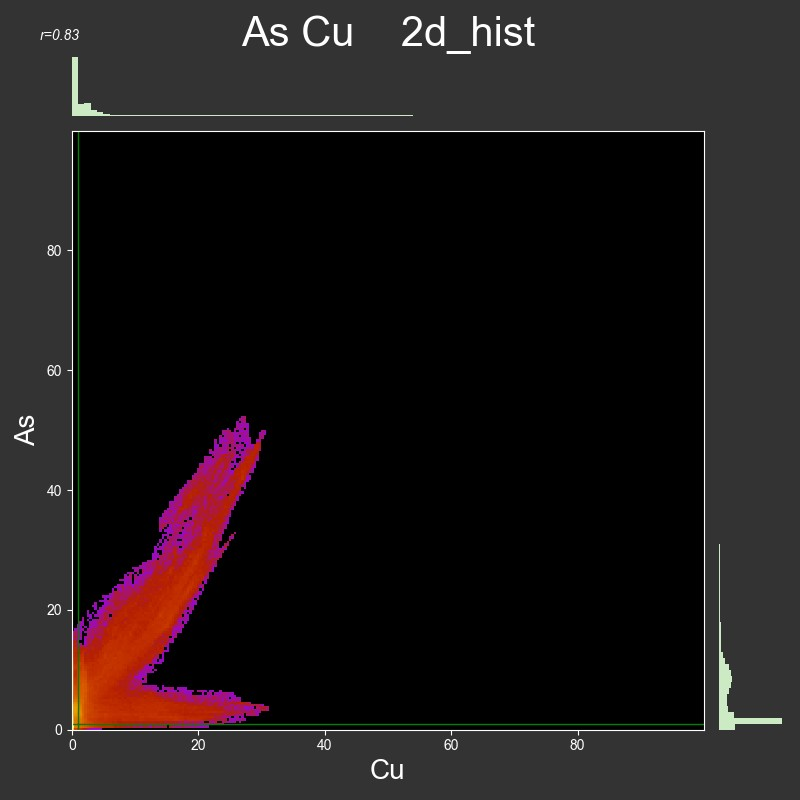
#> input picture sample/As_Cu.jpg, 800 x 800 px; its folder holds only this picture in this run
$ python corr_matrix.py
#> lines starting #> are read from the running program, lines starting #| are printed output that depends on the picture
from sys import argv
from pathlib import Path
import time
import logging

from imageio import imread
from skimage import img_as_float
import matplotlib.pyplot as plt
import seaborn as sns
import pandas as pd
from scipy.ndimage.filters import gaussian_filter


CFG = {
            'blur_sigma': 2,
            'in_file_mask':'*.jpg',
            'excluded' : ("VIS", "Video 1", "mosaic", "parameters", "p", "Rh", "Rh-KA1", "Rh-LA1", "U"),
        }


def corrdot(*args, **kwargs):
    corr_r = args[0].corr(args[1], 'pearson')
    corr_text = f"{corr_r:2.2f}".replace("0.", ".")
    ax = plt.gca()
    ax.set_axis_off()
    marker_size = abs(corr_r) * 10000
    ax.scatter([.5], [.5], marker_size, [corr_r], alpha=0.6, cmap="coolwarm",
               vmin=-1, vmax=1, transform=ax.transAxes)
    font_size = abs(corr_r) * 40 + 5
    ax.annotate(corr_text, [.5, .5,],  xycoords="axes fraction",
                ha='center', va='center', fontsize=font_size)

def load_image(fp):
    ''' load image from fp and return numpy float array (0..1) '''
    fp = Path(fp)
    if fp.suffix == ".txt":
        im = np.loadtxt(fp, dtype=np.uint16, delimiter=";")
    else:
        im = imread(fp)
#> im is the input picture: shape (800, 800, 3); mean R, G, B 30.4, 25.1, 25.5
    return img_as_float(im)


def image_array(fpath, blur_sigma=0):
    '''Load and preprocess image as numpy array, cache images for fast reuse.'''

    im = load_image(fpath)

    if im.ndim > 2: # if RGB or RGBA, use only first channel
        im = im[:,:,0]
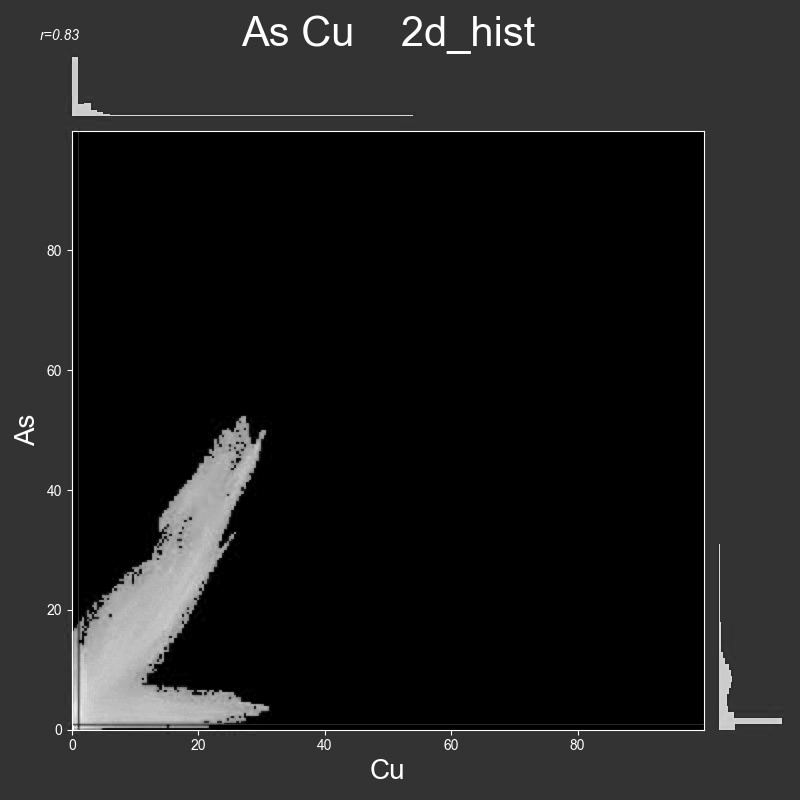
#> im: shape (800, 800) float64; min 0, max 1, mean 0.119

    im =  gaussian_filter(im, blur_sigma)
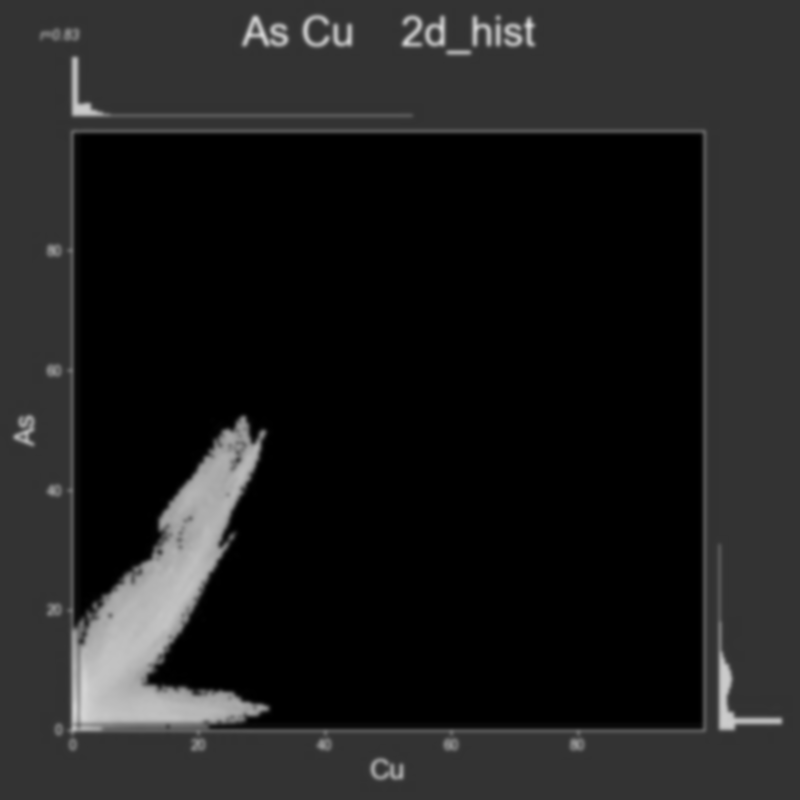
#> im: shape (800, 800) float64; min 0, max 0.852, mean 0.119

    return im


def main():

    start_time = time.time()

    # get root dir from command line or use default
    root = argv[1] if len(argv) > 1 else "sample"

    # get all files in root dir
    root = Path(root)
    fs = sorted(list(root.glob(CFG["in_file_mask"])))
    fs = [f for f in fs if f.stem not in CFG["excluded"]]
    print("load data")
    data = {f.stem : image_array(f, blur_sigma=2).ravel() for f in fs}
#> data = 1 item
    df = pd.DataFrame(data)
#> df = table of 640000 rows and 1 columns


    sns.set(style='white', font_scale=1.6)
    print("pairgrid")
    g = sns.PairGrid(df, aspect=1, diag_sharey=False)
    print("lower")
    g.map_lower(sns.scatterplot, size=1)
    print("diag")
    g.map_diag(sns.histplot, kde_kws={'color': 'black'})
    print("upper")
    g.map_upper(corrdot)
    g.set(yticks=[])
    g.set(xticks=[])
    logging.info(f"Done in {time.time()-start_time:.2f} s")

main()
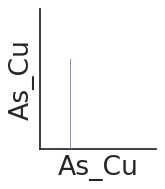
#> figure drawn by matplotlib, 1 panel

$ run again, on sample/Ca.jpg
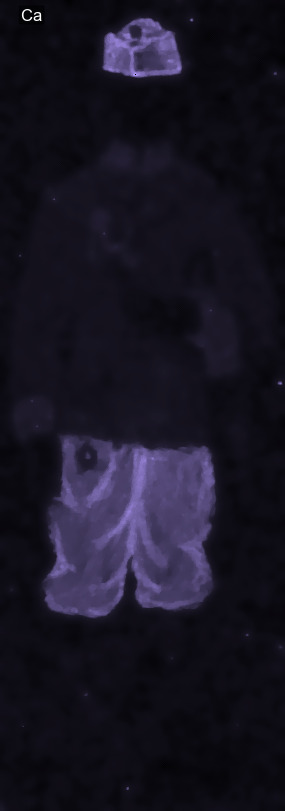
#> input picture sample/Ca.jpg, 285 x 811 px
#> in load_image, im is the input picture: shape (811, 285, 3); mean R, G, B 23.6, 20.8, 34.5
#> in image_array, `im = im[:,:,0]`:
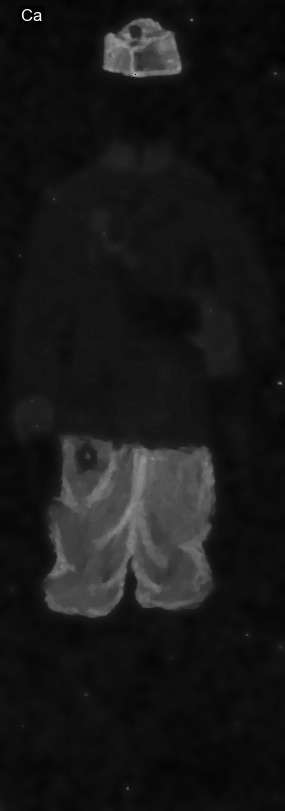
#> im: shape (811, 285) float64; min 0, max 1, mean 0.0925
#> data = 1 item
#> df = table of 231135 rows and 1 columns
#> `main()`:
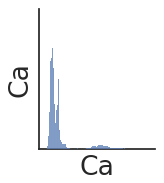
#> figure drawn by matplotlib, 1 panel
